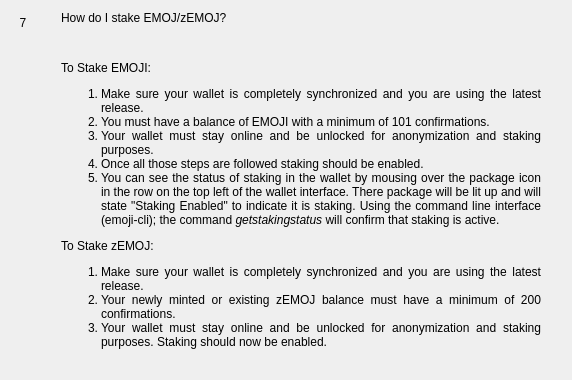
                  <widget class="QWidget" name="widgetFaq7" native="true">
                   <layout class="QHBoxLayout" name="horizontalpage_7" stretch="0,1">
                    <item alignment="Qt::AlignTop">
                     <widget class="QLabel" name="labelNumber7">
                      <property name="minimumSize">
                       <size>
                        <width>24</width>
                        <height>24</height>
                       </size>
                      </property>
                      <property name="maximumSize">
                       <size>
                        <width>16777215</width>
                        <height>24</height>
                       </size>
                      </property>
                      <property name="text">
                       <string>7</string>
                      </property>
                      <property name="alignment">
                       <set>Qt::AlignCenter</set>
                      </property>
                     </widget>
                    </item>
                    <item>
                     <layout class="QVBoxLayout" name="verticalLayoutpage_7">
                      <property name="leftMargin">
                       <number>20</number>
                      </property>
                      <property name="rightMargin">
                       <number>20</number>
                      </property>
                      <item>
                       <widget class="QLabel" name="labelSubtitle7">
                        <property name="text">
                         <string>How do I stake EMOJ/zEMOJ?</string>
                        </property>
                        <property name="wordWrap">
                         <bool>true</bool>
                        </property>
                       </widget>
                      </item>
                      <item>
                       <spacer name="verticalSpacer_70">
                        <property name="orientation">
                         <enum>Qt::Vertical</enum>
                        </property>
                        <property name="sizeType">
                         <enum>QSizePolicy::Fixed</enum>
                        </property>
                        <property name="sizeHint" stdset="0">
                         <size>
                          <width>20</width>
                          <height>30</height>
                         </size>
                        </property>
                       </spacer>
                      </item>
                      <item>
                       <widget class="QLabel" name="labelContent7">
                        <property name="text">
                         <string>
                           &lt;html&gt;&lt;head/&gt;&lt;body&gt;&lt;p align=&quot;justify&quot;&gt;
                           To Stake EMOJI:
                           &lt;/p&gt;&lt;p align=&quot;justify&quot;&gt;
                           &lt;ol&gt;&lt;li&gt;
                           Make sure your wallet is completely synchronized and you are using the latest release.
                           &lt;li&gt;
                           You must have a balance of EMOJI with a minimum of 101 confirmations.
                           &lt;li&gt;
                           Your wallet must stay online and be unlocked for anonymization and staking purposes.
                           &lt;li&gt;
                           Once all those steps are followed staking should be enabled.
                           &lt;li&gt;
                           You can see the status of staking in the wallet by mousing over the package icon in the row on the top left of the wallet interface. There package will be lit up and will state &quot;Staking Enabled&quot; to indicate it is staking.  Using the command line interface (emoji-cli); the command &lt;i&gt;getstakingstatus&lt;/i&gt; will confirm that staking is active.
                           &lt;/li&gt;&lt;/ol&gt;
                           &lt;/p&gt;&lt;p align=&quot;justify&quot;&gt;
                           To Stake zEMOJ:
                           &lt;/p&gt;&lt;p align=&quot;justify&quot;&gt;
                           &lt;ol&gt;&lt;li&gt;
                           Make sure your wallet is completely synchronized and you are using the latest release.
                           &lt;li&gt;
                           Your newly minted or existing zEMOJ balance must have a minimum of 200 confirmations.
                           &lt;li&gt;
                           Your wallet must stay online and be unlocked for anonymization and staking purposes.
                           Staking should now be enabled.
                           &lt;/li&gt;&lt;/ol&gt;
                           &lt;/p&gt;&lt;/body&gt;&lt;/html&gt;
                         </string>
                        </property>
                        <property name="alignment">
                         <set>Qt::AlignLeading|Qt::AlignLeft|Qt::AlignTop</set>
                        </property>
                        <property name="wordWrap">
                         <bool>true</bool>
                        </property>
                       </widget>
                      </item>
                      <item>
                       <spacer name="verticalSpacer_71">
                        <property name="orientation">
                         <enum>Qt::Vertical</enum>
                        </property>
                        <property name="sizeHint" stdset="0">
                         <size>
                          <width>20</width>
                          <height>20</height>
                         </size>
                        </property>
                       </spacer>
                      </item>
                     </layout>
                    </item>
                   </layout>
                  </widget>
